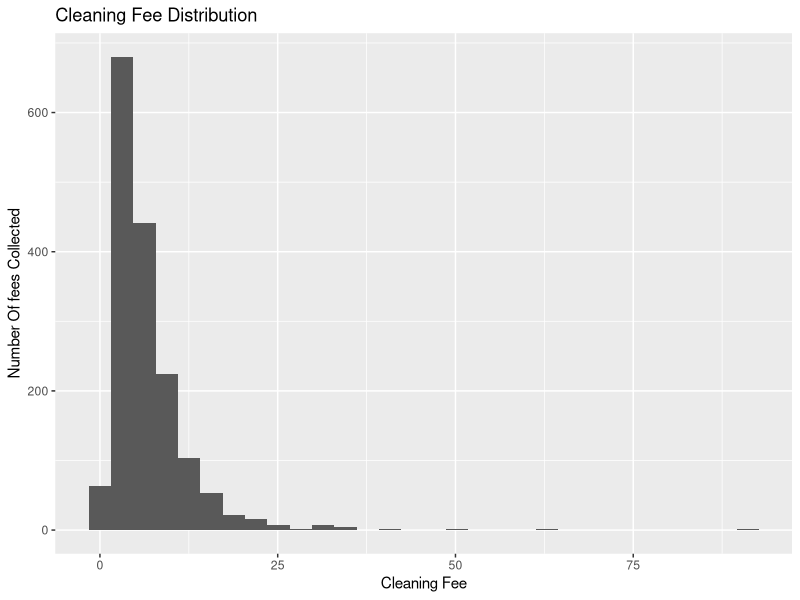

The R script that drew this image:
## ---- chunk 1
knitr::opts_chunk$set(echo = TRUE)
## ---- chunk 2
library(tidyverse)
library(stringr)
library(knitr)
library(skimr)
library(broom)
library(readr)
## ---- chunk 3
airbnb <- read_csv("raw_data/listings.csv")
glimpse(airbnb)
spec(airbnb)
## ---- chunk 4
airbnb <- airbnb %>% 
  mutate(cleaning_fee = price*0.02)
## ---- chunk 5
ggplot(data = airbnb, aes(x =cleaning_fee)) +
  geom_histogram() +
  labs(x ="Cleaning Fee",
       y = "Number Of fees Collected", 
       title = "Cleaning Fee Distribution")

airbnb %>%
  summarise(max = max(cleaning_fee),
            min = min(cleaning_fee),
            mean = mean(cleaning_fee),
            med = median(cleaning_fee),
            sd = sd(cleaning_fee),
            iqr = IQR(cleaning_fee))
## ---- chunk 6
count(airbnb, neighbourhood)
## ---- chunk 7
combinedData <- airbnb %>%
  mutate(neigh_simp = 
           fct_lump_n(neighbourhood, 
                      n=3,  
                      other_level = "Other"))
## ---- chunk 8
count(combinedData,minimum_nights)
combinedData <- combinedData %>%
  filter(minimum_nights<= 3)
count(combinedData,minimum_nights)
## ---- chunk 9
combinedData <- combinedData %>% 
  mutate(price_3_nights = price*3 + cleaning_fee)
## ---- chunk 10
reg_model <- lm(price_3_nights ~ neigh_simp +number_of_reviews+ reviews_per_month, data = combinedData)
  tidy(reg_model, conf.int = TRUE) %>% # output model
  kable(digits = 3) # format model output
coef(reg_model)

